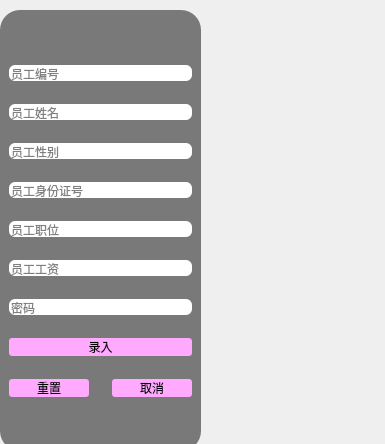
<?xml version="1.0" encoding="UTF-8"?>
<ui version="4.0">
 <class>Insert</class>
 <widget class="QDialog" name="Insert">
  <property name="geometry">
   <rect>
    <x>0</x>
    <y>0</y>
    <width>385</width>
    <height>444</height>
   </rect>
  </property>
  <property name="sizePolicy">
   <sizepolicy hsizetype="Fixed" vsizetype="Fixed">
    <horstretch>0</horstretch>
    <verstretch>0</verstretch>
   </sizepolicy>
  </property>
  <property name="windowTitle">
   <string>Dialog</string>
  </property>
  <widget class="QFrame" name="frame">
   <property name="geometry">
    <rect>
     <x>0</x>
     <y>10</y>
     <width>201</width>
     <height>441</height>
    </rect>
   </property>
   <property name="styleSheet">
    <string notr="true">QFrame{
background-color: rgb(121, 121, 121);
border-radius:20px  ;
}
QLineEdit{
border-radius:6px  ;
}
QPushButton{
background-color: rgb(242, 255, 210);
background-color: rgb(255, 170, 255);
font: 290 9pt &quot;Microsoft YaHei UI&quot;;	
border-radius:3px  ;
}</string>
   </property>
   <layout class="QVBoxLayout" name="verticalLayout">
    <property name="spacing">
     <number>23</number>
    </property>
    <item>
     <spacer name="verticalSpacer">
      <property name="orientation">
       <enum>Qt::Vertical</enum>
      </property>
      <property name="sizeHint" stdset="0">
       <size>
        <width>20</width>
        <height>40</height>
       </size>
      </property>
     </spacer>
    </item>
    <item>
     <widget class="QLineEdit" name="lineEdit">
      <property name="placeholderText">
       <string>员工编号</string>
      </property>
      <property name="clearButtonEnabled">
       <bool>true</bool>
      </property>
     </widget>
    </item>
    <item>
     <widget class="QLineEdit" name="lineEdit_2">
      <property name="text">
       <string/>
      </property>
      <property name="placeholderText">
       <string>员工姓名</string>
      </property>
      <property name="clearButtonEnabled">
       <bool>true</bool>
      </property>
     </widget>
    </item>
    <item>
     <widget class="QLineEdit" name="lineEdit_3">
      <property name="placeholderText">
       <string>员工性别</string>
      </property>
      <property name="clearButtonEnabled">
       <bool>true</bool>
      </property>
     </widget>
    </item>
    <item>
     <widget class="QLineEdit" name="lineEdit_7">
      <property name="inputMask">
       <string/>
      </property>
      <property name="placeholderText">
       <string>员工身份证号</string>
      </property>
      <property name="clearButtonEnabled">
       <bool>true</bool>
      </property>
     </widget>
    </item>
    <item>
     <widget class="QLineEdit" name="lineEdit_6">
      <property name="placeholderText">
       <string>员工职位</string>
      </property>
      <property name="clearButtonEnabled">
       <bool>true</bool>
      </property>
     </widget>
    </item>
    <item>
     <widget class="QLineEdit" name="lineEdit_5">
      <property name="placeholderText">
       <string>员工工资</string>
      </property>
      <property name="clearButtonEnabled">
       <bool>true</bool>
      </property>
     </widget>
    </item>
    <item>
     <widget class="QLineEdit" name="lineEdit_8">
      <property name="placeholderText">
       <string>密码</string>
      </property>
      <property name="clearButtonEnabled">
       <bool>true</bool>
      </property>
     </widget>
    </item>
    <item>
     <layout class="QHBoxLayout" name="horizontalLayout"/>
    </item>
    <item>
     <widget class="QPushButton" name="pushButton">
      <property name="text">
       <string>录入</string>
      </property>
     </widget>
    </item>
    <item>
     <layout class="QHBoxLayout" name="horizontalLayout_2">
      <item>
       <widget class="QPushButton" name="pushButton_3">
        <property name="text">
         <string>重置</string>
        </property>
       </widget>
      </item>
      <item>
       <widget class="QPushButton" name="pushButton_2">
        <property name="text">
         <string>取消</string>
        </property>
       </widget>
      </item>
     </layout>
    </item>
    <item>
     <spacer name="verticalSpacer_2">
      <property name="orientation">
       <enum>Qt::Vertical</enum>
      </property>
      <property name="sizeHint" stdset="0">
       <size>
        <width>20</width>
        <height>40</height>
       </size>
      </property>
     </spacer>
    </item>
   </layout>
  </widget>
 </widget>
 <resources/>
 <connections/>
</ui>
